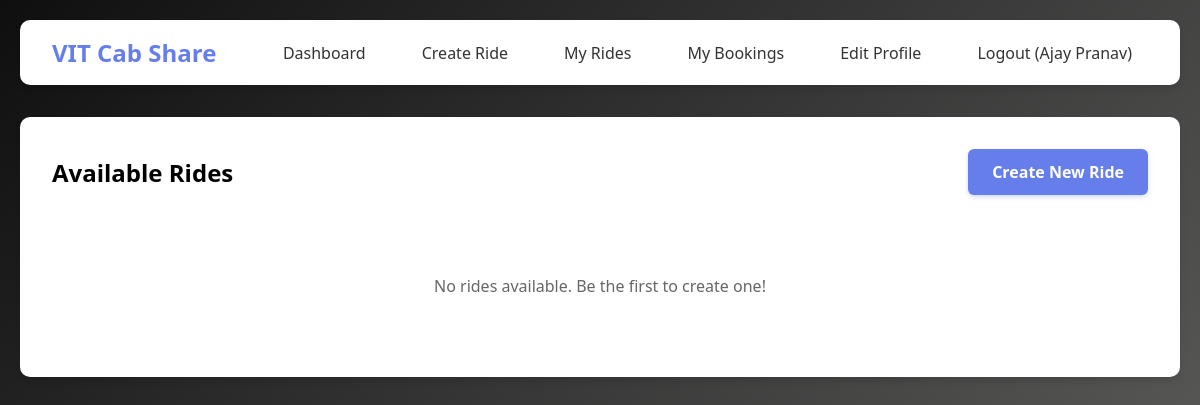
/ (signed in), run on an earlier commit of the app's database.
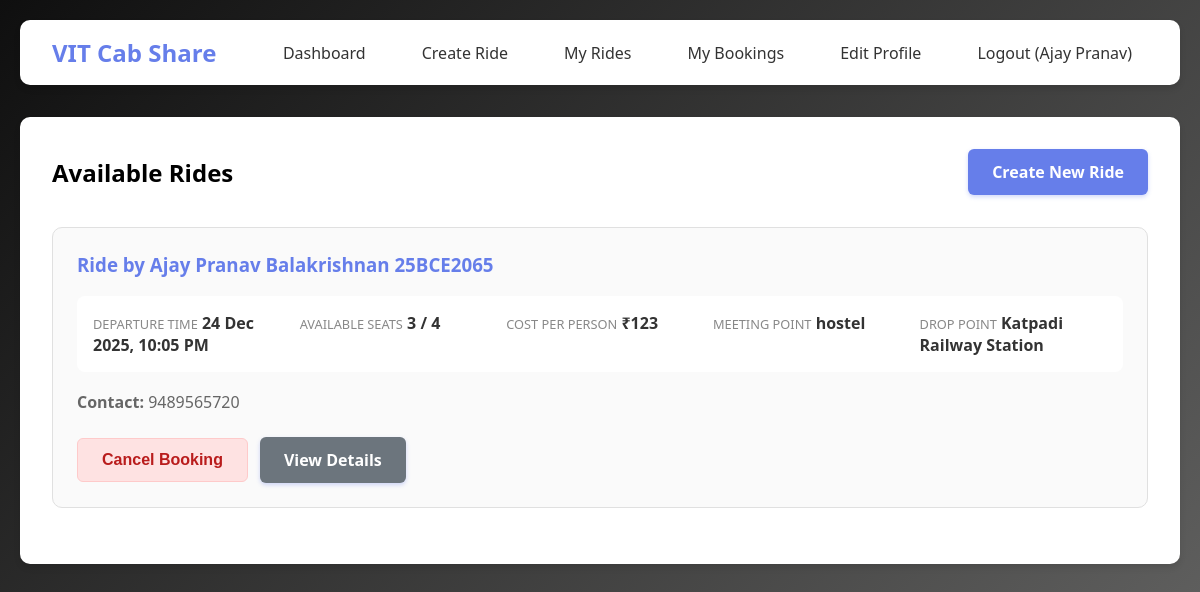
And on a later commit of the database.
### app.py (models this page shows)
class Ride(db.Model):
    id = db.Column(db.Integer, primary_key=True)
    user_id = db.Column(db.Integer, db.ForeignKey('user.id'), nullable=False)
    departure_time = db.Column(db.DateTime, nullable=False)
    total_seats = db.Column(db.Integer, nullable=False)
    available_seats = db.Column(db.Integer, nullable=False)
    cost_per_person = db.Column(db.Integer, nullable=False)
    meeting_point = db.Column(db.String(200), nullable=False)
    drop_point = db.Column(db.String(200), nullable=False, default='Katpadi Railway Station')
    notes = db.Column(db.Text)
    created_at = db.Column(db.DateTime, default=datetime.utcnow)
    bookings = db.relationship('Booking', backref='ride', lazy=True)

class User(db.Model):
    id = db.Column(db.Integer, primary_key=True)
    name = db.Column(db.String(100), nullable=False)
    email = db.Column(db.String(120), unique=True, nullable=False)
    phone = db.Column(db.String(15), nullable=True)
    google_id = db.Column(db.String(100), unique=True, nullable=False)
    rides = db.relationship('Ride', backref='creator', lazy=True)
    bookings = db.relationship('Booking', backref='user', lazy=True)

### app.py (the view)
@app.route('/')
def index():
    if 'user_id' in session:
        rides = Ride.query.filter(Ride.departure_time > datetime.now(), Ride.available_seats > 0).order_by(Ride.departure_time).all()
        user_bookings = {booking.ride_id for booking in Booking.query.filter_by(user_id=session['user_id']).all()}
        return render_template('dashboard.html', rides=rides, user_bookings=user_bookings)
    return render_template('index.html')

### templates/dashboard.html (shortened to what this page needs)
{% extends "base.html" %}
{% block content %}
<div style="display: flex; justify-content: space-between; align-items: center; margin-bottom: 2rem;">
    <h2>Available Rides</h2>
    <a href="{{ url_for('create_ride') }}" class="btn">Create New Ride</a>
</div>
{% if rides %}
    {% for ride in rides %}
    <div class="ride-card">
        <h3 style="color: #667eea; margin-bottom: 1rem;">Ride by {{ ride.creator.name }}</h3>
        <div class="ride-info">
            <div class="info-item">
                <span class="info-label">Departure Time</span>
                <span class="info-value">{{ ride.departure_time.strftime('%d %b %Y, %I:%M %p') }}</span>
            </div>
            <div class="info-item">
                <span class="info-label">Available Seats</span>
                <span class="info-value">{{ ride.available_seats }} / {{ ride.total_seats }}</span>
            </div>
            <div class="info-item">
                <span class="info-label">Cost per Person</span>
                <span class="info-value">₹{{ ride.cost_per_person }}</span>
            </div>
            <div class="info-item">
                <span class="info-label">Meeting Point</span>
                <span class="info-value">{{ ride.meeting_point }}</span>
            </div>
            <div class="info-item">
                <span class="info-label">Drop Point</span>
                <span class="info-value">{{ ride.drop_point }}</span>
            </div>
        </div>
        <p style="color: #666; margin-bottom: 1.5rem;"><strong>Contact:</strong> {{ ride.creator.phone }}</p>
        <div style="display: flex; gap: 0.75rem; align-items: center; flex-wrap: wrap;">
            {% if ride.user_id != session.user_id %}
                {% if ride.id in user_bookings %}
                    <form method="POST" action="{{ url_for('cancel_booking', ride_id=ride.id) }}" style="margin: 0;" onsubmit="return confirm('Are you sure you want to cancel this booking?');">
                        <button type="submit" class="btn" style="background: #fee2e2; color: #b91c1c; border: 1px solid #fecaca; box-shadow: none;">
                            Cancel Booking
                        </button>
                    </form>
                {% elif ride.available_seats > 0 %}
                    <form method="POST" action="{{ url_for('book_ride', ride_id=ride.id) }}" style="margin: 0;">
                        <button type="submit" class="btn">Book 1 Seat</button>
                    </form>
                {% else %}
                    <button class="btn" disabled style="background: #fee2e2; color: #b91c1c; cursor: not-allowed; box-shadow: none;">
                        Ride Full
                    </button>
                {% endif %}
            {% else %}
                <span style="background: #ebf4ff; color: #2b6cb0; padding: 0.5rem 1rem; border-radius: 6px; font-weight: 600; font-size: 0.9rem;">
                    Your Ride
                </span>
            {% endif %}
            <a href="{{ url_for('ride_details', ride_id=ride.id) }}" class="btn btn-secondary">View Details</a>
        </div>
    </div>
    {% endfor %}
{% else %}
    <p style="text-align: center; padding: 3rem; color: #666;">No rides available. Be the first to create one!</p>
{% endif %}
{% endblock %}

### templates/base.html (shortened to what this page needs)
<!DOCTYPE html>
<html lang="en">
<head>
</head>
<body>
    <div class="container">
        <nav>
            <h1> VIT Cab Share</h1>
            <ul>
                {% if session.user_id %}
                    <li><a href="{{ url_for('index') }}">Dashboard</a></li>
                    <li><a href="{{ url_for('create_ride') }}">Create Ride</a></li>
                    <li><a href="{{ url_for('my_rides') }}">My Rides</a></li>
                    <li><a href="{{ url_for('my_bookings') }}">My Bookings</a></li>
                    <li><a href="{{ url_for('edit_profile') }}">Edit Profile</a></li>
                    <li><a href="{{ url_for('logout') }}">Logout ({{ session.user_name }})</a></li>
                {% else %}
                    <li><a href="{{ url_for('login') }}">Login with Google</a></li>
                {% endif %}
            </ul>
        </nav>
        <div class="content">
            {% block content %}{% endblock %}
        </div>
    </div>
</body>
</html>

### templates/base.html (style rules this page uses)
* { margin: 0; padding: 0; box-sizing: border-box; }
body { font-family: 'Segoe UI', Tahoma, Geneva, Verdana, sans-serif; background: linear-gradient(135deg, #0f0f0f 0%, #676766 100%); min-height: 100vh; padding: 20px; }
.container { max-width: 1200px; margin: 0 auto; }
nav { background: white; padding: 1rem 2rem; border-radius: 10px; margin-bottom: 2rem; box-shadow: 0 4px 6px rgba(0,0,0,0.1); display: flex; justify-content: space-between; align-items: center; flex-wrap: wrap; gap: 1rem; }
nav h1 { color: #667eea; font-size: 1.5rem; }
nav ul { list-style: none; display: flex; gap: 1.5rem; flex-wrap: wrap; }
nav a { color: #333; text-decoration: none; font-weight: 500; transition: all 0.3s; padding: 0.5rem 1rem; border-radius: 5px; }
.content { background: white; padding: 2rem; border-radius: 10px; box-shadow: 0 4px 6px rgba(0,0,0,0.1); }
.btn { display: inline-block; padding: 0.75rem 1.5rem; background: #667eea; color: white; text-decoration: none; border-radius: 6px; border: none; cursor: pointer; font-size: 1rem; font-weight: 600; transition: all 0.3s; box-shadow: 0 2px 4px rgba(102, 126, 234, 0.3); }
.btn-secondary { background: #6c757d; }
form { max-width: 500px; }
.ride-card { border: 1px solid #e0e0e0; padding: 1.5rem; border-radius: 10px; margin-bottom: 1.5rem; background: #fafafa; }
.ride-info { display: grid; grid-template-columns: repeat(auto-fit, minmax(180px, 1fr)); gap: 1.2rem; margin: 1.2rem 0; background: white; padding: 1rem; border-radius: 8px; }
.info-label { font-size: 0.8rem; color: #888; text-transform: uppercase; }
.info-value { font-weight: 600; color: #333; }

What changed in the data, as far as the page shows it:
added Ride: creator.name "Ajay Pranav Balakrishnan 25BCE2065", departure_time "24 Dec 2025, 10:05 PM", available_seats "3", total_seats "4", cost_per_person "123", meeting_point "hostel", drop_point "Katpadi Railway Station", creator.phone "9489565720"
Also different on the page:
text no longer shown: "No rides available. Be the first to create one!"
